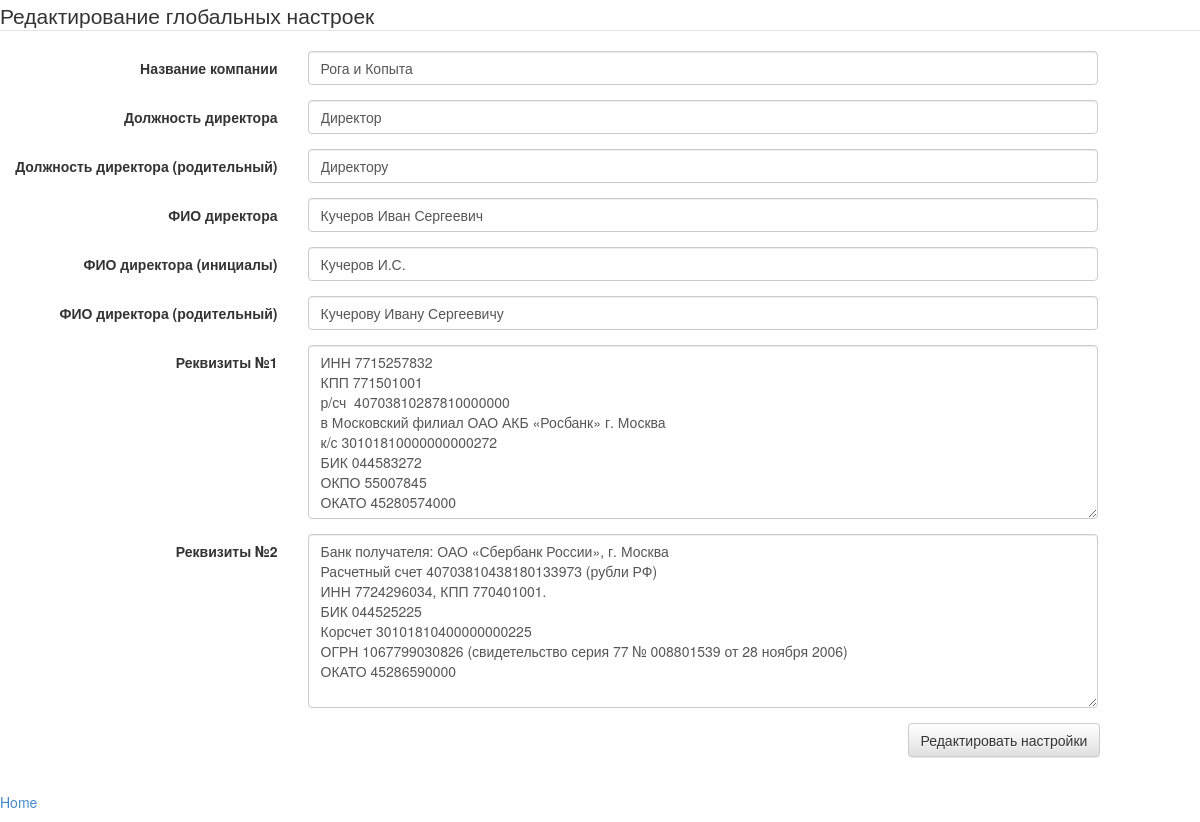
The app's page /config/setting.php, older data.
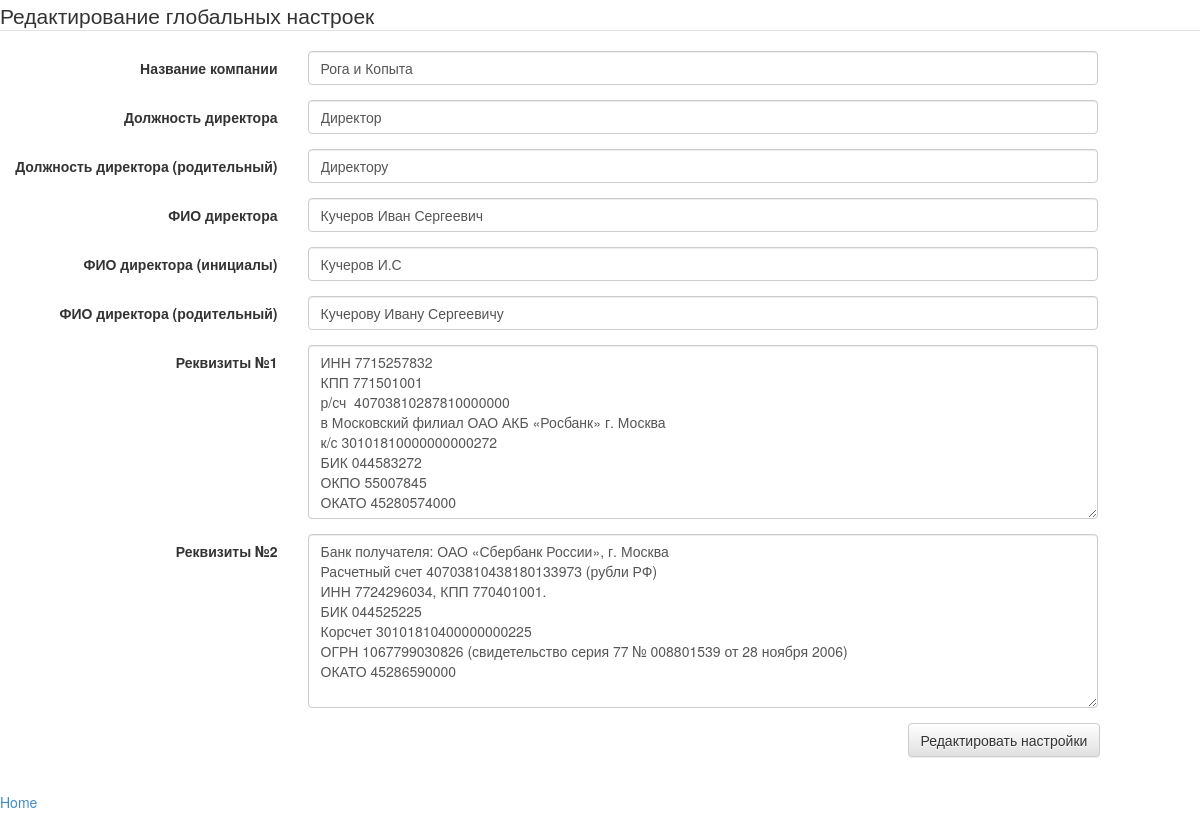
The same page, newer data.
### tables this page shows
CREATE TABLE IF NOT EXISTS `gl_settings` (
  `id` int(1) unsigned NOT NULL AUTO_INCREMENT,
  `company_name` varchar(255) NOT NULL,
  `job_title` varchar(255) NOT NULL,
  `job_title_r` varchar(255) NOT NULL,
  `director` varchar(255) NOT NULL,
  `director_io` varchar(255) NOT NULL,
  `director_r` varchar(255) NOT NULL,
  `bank_account-1` text NOT NULL,
  `bank_account-2` text NOT NULL,
  PRIMARY KEY (`id`)
);

### config/setting.php (the view, shortened to what this page needs)
<!DOCTYPE html>
<html>
    <head>
		<link rel="stylesheet" href="../css/bootstrap.min.css">
		<link rel="stylesheet" href="../css/bootstrap-theme.min.css">
	</head>
<body>
<?php
	require_once '../login.php';
	$link = mysqli_connect($host, $user, $password, $db);
	$query = "SELECT * FROM `gl_settings` WHERE id=1";
	$result = mysqli_query($link, $query);
	$row = mysqli_fetch_array($result, MYSQLI_ASSOC);
echo '<form class="form-horizontal" role="form" action="update-setting.php" method="post" name="setting">
	<legend>Редактирование глобальных настроек</legend>
	<div class="form-group">
		<label class="col-sm-3 control-label">Название компании</label>
		<div class="col-sm-8">
			<input class="form-control" type="text" name="company_name" value="'.$row['company_name'].'">
		</div>
	</div>
	<div class="form-group">
		<label class="col-sm-3 control-label">Должность директора</label>
		<div class="col-sm-8">
			<input class="form-control" type="text" name="job_title" value="'.$row['job_title'].'">
		</div>
	</div>
	<div class="form-group">
		<label class="col-sm-3 control-label">Должность директора (родительный)</label>
		<div class="col-sm-8">
			<input class="form-control" type="text" name="job_title_r" value="'.$row['job_title_r'].'">
		</div>
	</div>
	<div class="form-group">
		<label class="col-sm-3 control-label">ФИО директора</label>
		<div class="col-sm-8">
			<input class="form-control" type="text" name="director" value="'.$row['director'].'">
		</div>
	</div>
	<div class="form-group">
		<label class="col-sm-3 control-label">ФИО директора (инициалы)</label>
		<div class="col-sm-8">
			<input class="form-control" type="text" name="director_io" value="'.$row['director_io'].'">
		</div>
	</div>
	<div class="form-group">
		<label class="col-sm-3 control-label">ФИО директора (родительный)</label>
		<div class="col-sm-8">
			<input class="form-control" type="text" name="director_r" value="'.$row['director_r'].'">
		</div>
	</div>
	<div class="form-group">
		<label class="col-sm-3 control-label">Реквизиты №1</label>
		<div class="col-sm-8">
			<textarea class="form-control" rows="8" name="bank_account-1">'.$row['bank_account-1'].'</textarea>
		</div>
	</div>
	<div class="form-group">
		<label class="col-sm-3 control-label">Реквизиты №2</label>
		<div class="col-sm-8">
			<textarea class="form-control" rows="8" name="bank_account-2">'.$row['bank_account-2'].'</textarea>
		</div>
	</div>
	<div class="form-group">
		<div class="col-sm-offset-9">
			<input type="hidden" name="id" value="'.$row['id'].'">
			<button type="submit" class="btn btn-default">Редактировать настройки</button>
		</div>
	</div>
</form>';
	echo '<br /><p><a href="../index.php">Home</a></p>';
?>
</body>
</html>

Row changes from the older to the newer data that the page shows:
changed gl_settings "Рога и Копыта": director_io "Кучеров И.С." → "Кучеров И.С"
